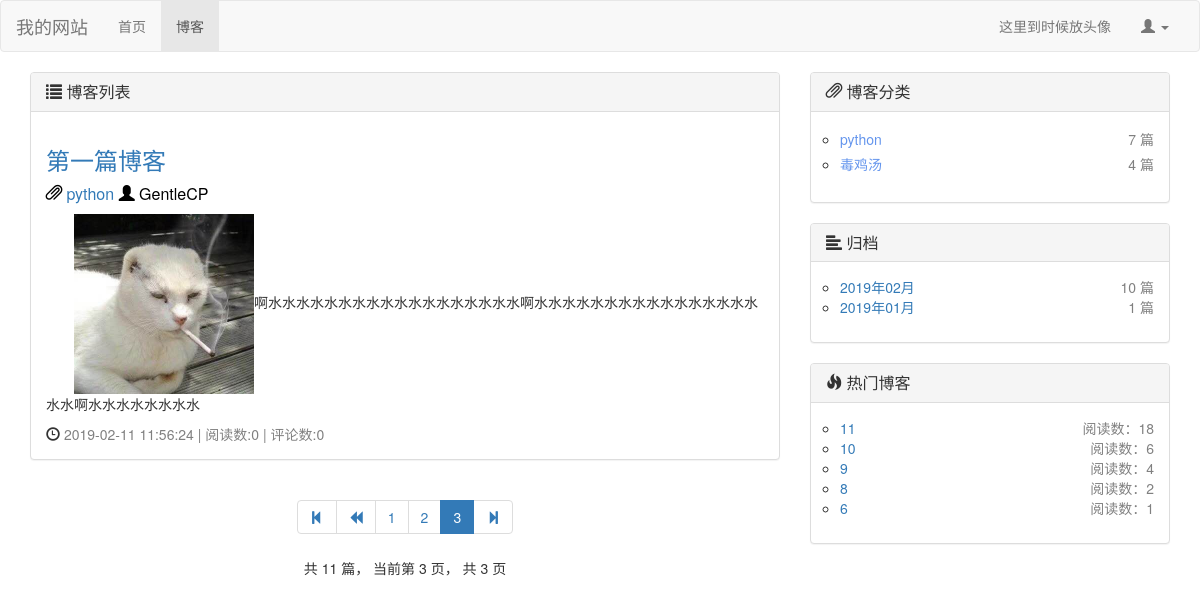
The app's page /blog/?page=3, older data.
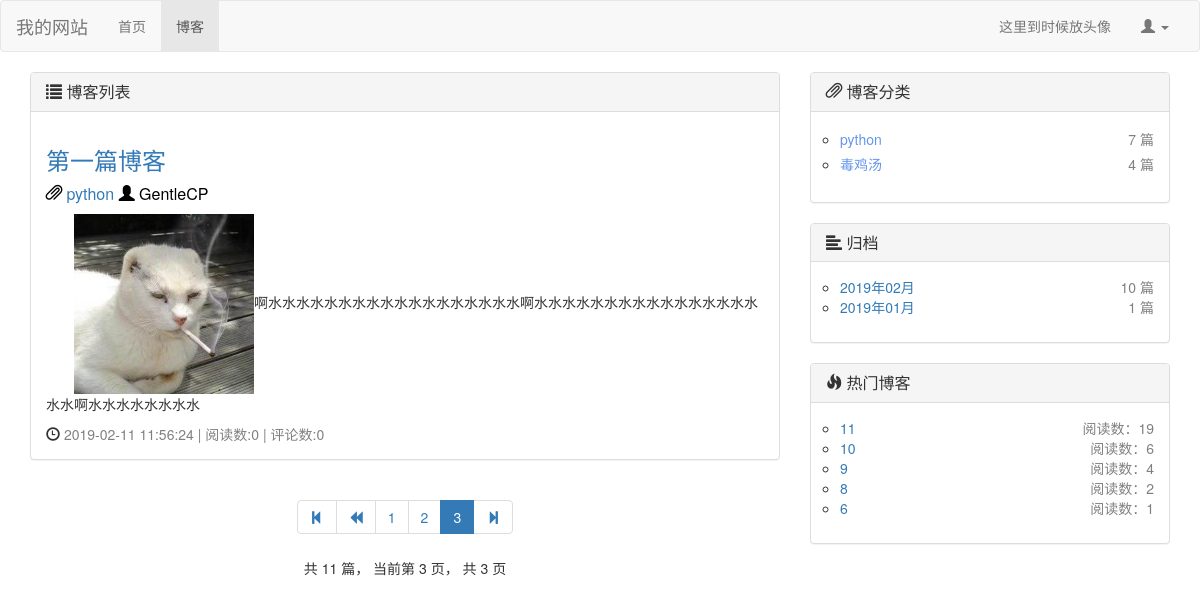
The same page, newer data.
### blog/models.py (models this page shows, shortened)
class Blog(models.Model, ReadNumExtendMethod):
    title = models.CharField(max_length=40, verbose_name="标题")
    blog_type = models.ForeignKey(BlogType, on_delete=models.DO_NOTHING, verbose_name="博客类型")
    author = models.ForeignKey(User, on_delete=models.DO_NOTHING, verbose_name="作者")
    content = RichTextUploadingField(verbose_name="内容")
    created_time = models.DateTimeField(auto_now_add=True, verbose_name="创建时间")
    last_modified_time = models.DateTimeField(auto_now=True, verbose_name="上次修改时间")
    class Meta:
        ordering = ['-created_time', ]  # 这里让前端网页在对从request获取到的数据排序按照创建时间由新到旧

class BlogType(models.Model):
    type_name = models.CharField(max_length=30, verbose_name="博客类型")

### read_statistic/models.py (models this page shows, shortened)
class ReadNum(models.Model):
    read_num = models.IntegerField(default=0)
    content_type = models.ForeignKey(ContentType,on_delete=models.DO_NOTHING) # 将ContentType绑定作为外键生成contenttype对象
    object_id = models.PositiveIntegerField() # 对象的id，确定了对象后根据id唯一定位对象
    content_object = GenericForeignKey('content_type','object_id') # 将上面两个合并成一个content对象

### blog/views.py (the view)
# urls.py: path('',views.get_blog_list,name = "blog_list"), # blog list
def get_blog_list(request):
    all_blogs = Blog.objects.all()  # 获取所有的blog
    context = get_blog_common(request, all_blogs)  # 调用公共代码函数，返回context
    return render(request, 'blog_list.html', context)

### blog/utils.py (called while the page is built)
def blogs_pagination(request, all_blogs):
    blog_paginator = Paginator(all_blogs, settings.BLOGS_PER_PAGE)  # 博客分页器，5条一页
    page_num = request.GET.get('page', 1)  # 获取url请求中页面的参数
    blogs_in_page = blog_paginator.get_page(page_num)  # 根据页面获取到该页的blog对象
    current_page_num = blogs_in_page.number  # 当前页面
    page_range = [i for i in [current_page_num - 2, current_page_num - 1, current_page_num,
                              current_page_num + 1, current_page_num + 2] if
                  i > 0 and i <= blog_paginator.num_pages]
    return blogs_in_page, page_range

def get_blog_types():
    blog_types = BlogType.objects.all()
    for blog_type in blog_types:
        blog_count = Blog.objects.filter(blog_type=blog_type).count()  # 根据博客类型统计该类型下的博客数量
        blog_type.blog_count = blog_count
    return blog_types

def get_blog_dates():
    blog_dates = Blog.objects.dates('created_time', 'month', order='DESC')  # 按月份返回博客,是个dates对象
    blog_dates_dic = {}
    for blog_date in blog_dates:
        blog_count = Blog.objects.filter(created_time__year=blog_date.year,
                                         created_time__month=blog_date.month).count()  # 根据取到的月份博客的年月属性挑出博客
        blog_dates_dic[blog_date] = blog_count
    return blog_dates_dic

def get_hot_blogs():
    hot_blogs = []
    ct = ContentType.objects.get_for_model(Blog)
    readnums = ReadNum.objects.filter(content_type=ct).order_by('-read_num')  # 暗转阅读量获取
    num_of_hot_blogs = readnums.count()  # 总的已读文章数
    for i in range(num_of_hot_blogs if num_of_hot_blogs < settings.NUM_OF_HOT_BLOGS else settings.NUM_OF_HOT_BLOGS):
        hot_blog = Blog.objects.get(id=readnums[i].object_id)
        hot_blogs.append(hot_blog)
    return hot_blogs

### blog/views.py (called while the page is built)
def get_blog_common(request, all_blogs):
    context = {}
    blogs_in_page, page_range = blogs_pagination(request, all_blogs)
    blog_types = get_blog_types()
    blog_dates_dic = get_blog_dates()
    hot_blogs = get_hot_blogs()
    context['blogs_in_page'] = blogs_in_page
    context['page_range'] = page_range  # 选取当前页面和邻近的4页作为分页显示
    context['blog_types'] = blog_types  # 统计了博客数量的博客类型
    context['blog_dates'] = blog_dates_dic  # 统计了博客数量的按月博客
    context['hot_blogs'] = hot_blogs  # 热门博客
    return context

### comment/templatetags/comment_tags.py (called while the page is built)
@register.simple_tag  # simple_tag允许传入多个参数
def get_comment_num(obj):
    content_type = ContentType.objects.get_for_model(obj)  # 通过对象获取content_type
    comment_num = Comment.objects.filter(content_type=content_type, object_id=obj.id).count()  # 评论数
    return comment_num

### blog/templates/blog_list.html (shortened to what this page needs)
{% extends 'base.html' %}
{% block nav_blog_active %}active{% endblock %}
{% load staticfiles %}
{% load comment_tags %}
{% block head_extends %}
    <link rel="stylesheet" href="{% static 'css/blog.css' %}">
{% endblock %}
{% block content %}
    <div class="container">
        <div class="row">
            <div class="col-md-8">
                <div class="panel panel-default">
                    <div class="panel-heading">
                        <h3 class="panel-title">{% block blog-head %}<span class="glyphicon glyphicon-list"
                                                                           aria-hidden="true"></span>
                            博客列表{% endblock %}</h3>
                    </div>
                    <div class="panel-body">
                        {% for blog in blogs_in_page.object_list %}
                            <div class="blog">
                                <h3><a href={% url 'blog_detail' blog.id %}>{{ blog.title }}</a></h3>
                                <p class="blog-info">
                                    <span class="glyphicon glyphicon-paperclip"
                                          aria-hidden="true"></span> <a
                                        href= {% url 'blog_with_type' blog.blog_type.id %}>{{ blog.blog_type.type_name }}</a>
                                    <span class="glyphicon glyphicon-user"
                                          aria-hidden="true"></span> {{ blog.author }}
                                </p>
                                <div class="blog-outline">
                                    {{ blog.content | truncatechars:150 |safe}}
                                </div>
                                <nobr><span class="glyphicon glyphicon-time"
                                          aria-hidden="true"></span> <font
                                        color="gray">{{ blog.last_modified_time|date:"Y-m-d H:i:s" }}</font></nobr>
                                <nobr><font color="gray"> | 阅读数:{{ blog.get_read_num }}</font></nobr>
                            <nobr><font color="gray"> | 评论数:{% get_comment_num blog %}</font></nobr>
                            </div>
                        {% empty %}
                            暂无博客，赶快去写一个吧~
                        {% endfor %}
                    </div>
                </div>
                <div class="blog-paging">
                    <ul class="pagination">
                        <li>
                            <a href="?page=1" aria-label="Previous">
                                    <span aria-hidden="true">
                                         <span class="glyphicon glyphicon-step-backward" aria-hidden="true"></span>
                                    </span>
                            </a>
                        </li>
                        {% if blogs_in_page.has_previous %}
                            <li>
                                <a href="?page={{ blogs_in_page.previous_page_number }}" aria-label="Previous">
                                         <span aria-hidden="true">
                                         <span class="glyphicon glyphicon-backward" aria-hidden="true"></span>
                                    </span>
                                </a>
                            </li>
                        {% endif %}
                        {% for page_num in page_range %}
                            {% if page_num == blogs_in_page.number %}
                                <li class="active">
                                    <span>{{ page_num }} <span class="sr-only">(current)</span></span>
                                </li>
                            {% else %}
                                <li><a href="?page={{ page_num }}">{{ page_num }}</a></li>
                            {% endif %}
                        {% endfor %}
                        <li>
                            <a href="?page={{ blogs_in_page.paginator.num_pages }}" aria-label="Previous">
                                    <span aria-hidden="true">
                                        <span class="glyphicon glyphicon-step-forward" aria-hidden="true"></span>
                                    </span>
                            </a>
                        </li>
                    </ul>
                    <p>
                        共 {{ blogs_in_page.paginator.count }} 篇，
                        当前第 {{ blogs_in_page.number }} 页，
                        共 {{ blogs_in_page.paginator.num_pages }} 页
                    </p>
                </div>
            </div>
            <div class="col-md-4">
                <div class="panel panel-default">
                    <div class="panel-heading">
                        <h3 class="panel-title"><span class="glyphicon glyphicon-paperclip"
                                                      aria-hidden="true"></span> 博客分类</h3>
                    </div>
                    <div class="panel-body">
                        <ul class="blog-types">
                            {% for blog_type in blog_types %}
                                <li style="line-height:25px">
                                    <nobr class ="blog-url"><a href= {% url 'blog_with_type' blog_type.id %}>
                                        <font color="#6495ed"> {{ blog_type.type_name }} </font></a></nobr>
                                    <nobr class = "blog-arg">{{ blog_type.blog_count }} 篇</nobr>
                                </li>
                            {% empty %}
                                <li><a>暂无类型，赶快去添加分类吧~</a></li>
                            {% endfor %}
                        </ul>
                    </div>
                </div>
                <div class="panel panel-default">
                    <div class="panel-heading">
                        <h3 class="panel-title"><span class="glyphicon glyphicon-align-left"
                                                      aria-hidden="true"></span> 归档</h3>
                    </div>
                    <div class="panel-body">
                        <ul class="blog-types">
                            {% for blog_date, blog_count in blog_dates.items %}
                                <li>
                                    <nobr class="blog-url"><a
                                            href= {% url 'blog_with_date'  blog_date.year blog_date.month %}>
                                        {{ blog_date | date:"Y年m月" }}</a></nobr>
                                    <nobr class="blog-arg">{{ blog_count }} 篇</nobr>
                                </li>
                            {% endfor %}
                        </ul>
                    </div>
                </div>
                <div class="panel panel-default">
                    <div class="panel-heading">
                        <h3 class="panel-title"><span class="glyphicon glyphicon-fire"
                                                      aria-hidden="true"></span> 热门博客</h3>
                    </div>
                    <div class="panel-body">
                        <ul class="blog-types">
                            {% for hot_blog in hot_blogs %}
                                <li>
                                    <nobr class="blog-url"><a href={% url 'blog_detail' hot_blog.id %}>
                                        {{ hot_blog.title }} </a></nobr>
                                    <nobr class="blog-arg">阅读数：{{ hot_blog.get_read_num }}</nobr>
                                </li>
                            {% endfor %}
                        </ul>
                    </div>
                </div>
            </div>
        </div>
    </div>
{% endblock %}

### templates/base.html (shortened to what this page needs)
{% load staticfiles %}
<!DOCTYPE html>
<html lang="zh-CN">
<head>
    <link rel="stylesheet" href="{% static 'bootstrap@3.3.7/css/bootstrap.min.css' %}">
    {% block head_extends %}{% endblock %}
</head>
<body>
<nav class="navbar navbar-default">
    <div class="container-fluid">
        <div class="navbar-header">
            <a class="navbar-brand" href= {% url 'index' %}>我的网站</a>
        </div>
        <div class="collapse navbar-collapse" id="bs-example-navbar-collapse-1">
            <ul class="nav navbar-nav">
                <li class={% block nav_index_active %}{% endblock %}><a href={% url 'index' %}>首页 </a></li>
                <li class={% block nav_blog_active %}{% endblock %}><a href="{% url 'blog_list' %}">博客</a></li>
            </ul>
            <ul class="nav navbar-nav navbar-right">
                <li><a href="#">这里到时候放头像</a></li>
                <li class="dropdown">
                    <a href="#" class="dropdown-toggle" data-toggle="dropdown" role="button"
                       aria-haspopup="true"
                       aria-expanded="false">
                        {% if user.is_authenticated %}
                            <nobr> {{ user.username }}</nobr>
                        {% else %}
                            <span class="glyphicon glyphicon-user" aria-hidden="true"></span>
                        {% endif %}
                        <span class="caret"></span></a>
                </li>
            </ul>
        </div>
    </div>
</nav>
{% block content %}{% endblock %}
</body>
</html>

### static/css/blog.css (style rules this page uses)
ul.blog-types { list-style-type: circle; padding-left: 1em; }
ul.blog-types nobr.blog-url { color: #6495ed; }
ul.blog-types nobr.blog-arg { color: #808080; float: right; }
div.blog { margin-top: 0.5em; }
div.blog p.blog-info { margin-bottom: 0.5em; font-size: medium; color: #000000; }
div.blog-outline { text-indent: 2em; }
div.blog-paging { text-align: center; }

Row changes from the older to the newer data that the page shows:
changed through a linked row, Blog (number 2 of 6 on the later page): get_read_num "18" → "19"
